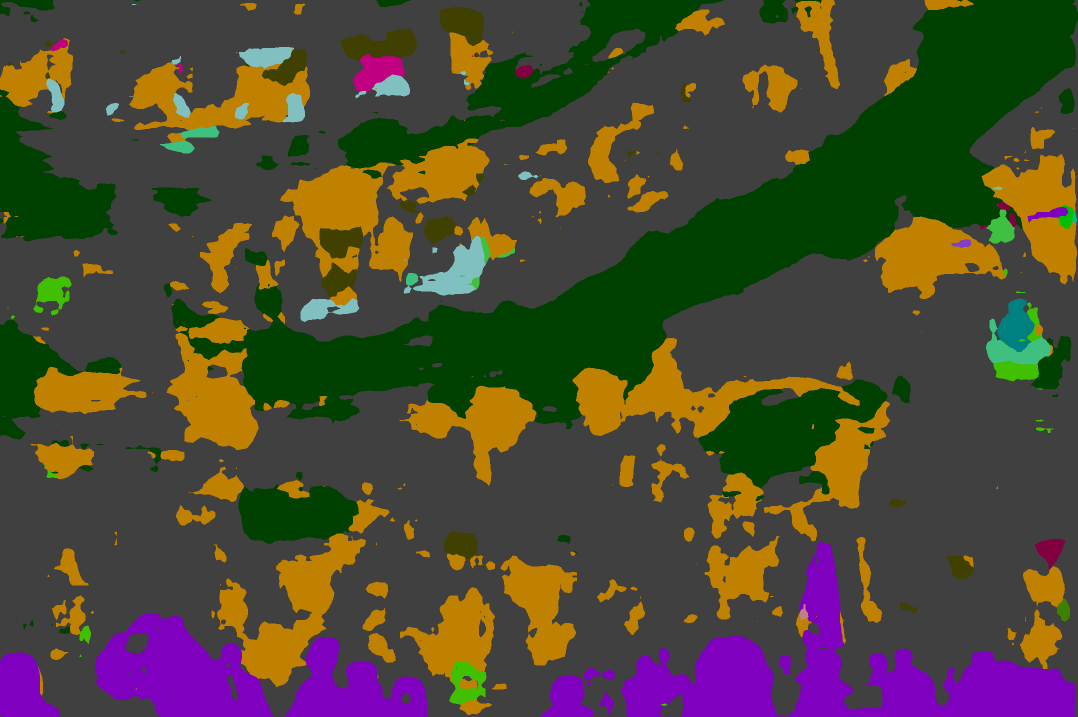
#> input picture images/r14289905t/segmentation.png, 2155 x 1434 px (shown at 1/2 size)
$ python create_forgery_masks.py
#> lines starting #> are read from the running program, lines starting #| are printed output that depends on the picture; after the words box and inside, x2 and y2 are one past the last pixel; in counts of white or black regions, pixels touching at a corner belong together
#!/usr/bin/env python

from pathlib import Path
import random

import numpy as np
import imageio
from skimage import measure
from skimage.transform import resize

# requires an even number of images
root_path = Path('../images/')
image_paths = list(
    map(lambda x: x.parent, root_path.glob('*/segmentation.png')))
n_images = len(image_paths)

masks = []
sizes = []

random.seed(0)
for path in image_paths:
    seg = imageio.imread(path / 'segmentation.png')[:, :, :3]
#> seg is the input picture: shape (1434, 2155, 3); mean R, G, B 75.4, 71.3, 51.3
    Y, X, _ = seg.shape
#> Y = 1434; X = 2155
    done_mask = False
    studied = np.zeros((Y, X), bool)
    while not done_mask:
        y = random.randint(0, Y - 1)
        x = random.randint(0, X - 1)
        if studied[y, x]:
            continue
        big_mask = np.product(
            seg == seg[y, x][None, None],
            axis=-1)  # This mask may contain multiple components.
        labels = measure.label(big_mask, background=0)
        final_mask = labels == labels[
            y, x]  # This mask only has one connected component.
        size = np.count_nonzero(final_mask) / (Y * X)
        if size <= 0.5:
            masks.append(final_mask)
            sizes.append(size)
            imageio.imsave(path / 'mask_endo.png',
                           255 * final_mask.astype(np.uint8))
            done_mask = True
        else:
            studied += final_mask
#> this loop made 1 pass
#> size on pass 1: 0.0132
#> pass 1, `big_mask = np.product( seg == seg[y, x][None, None], axis=-1)`:
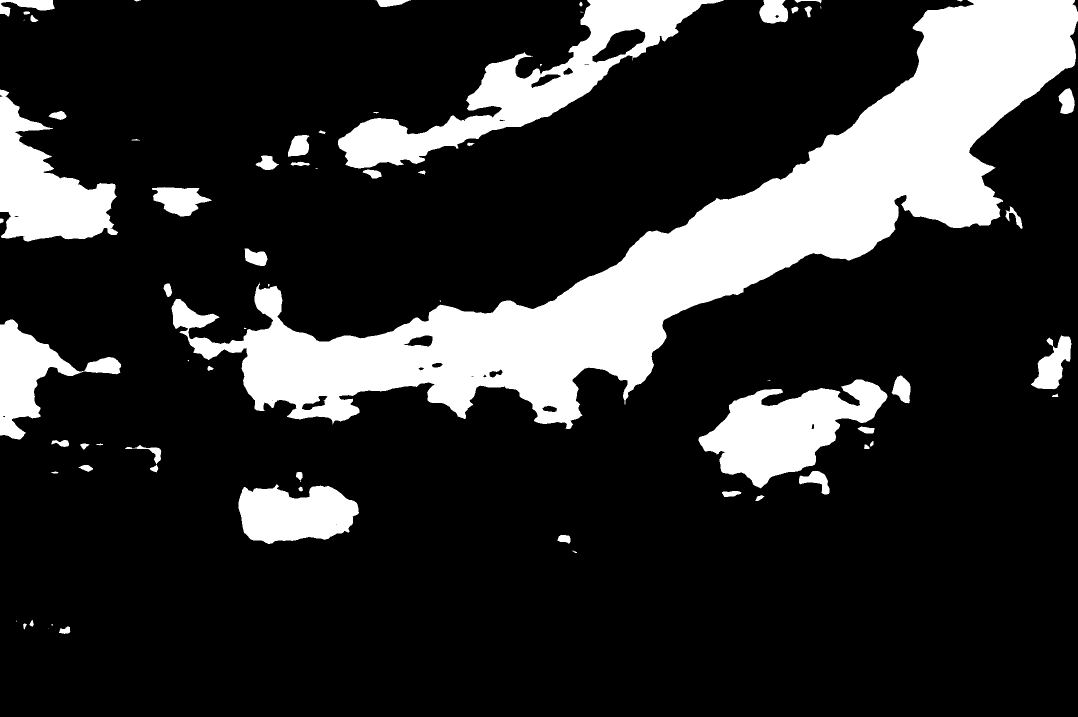
#> big_mask: shape (1434, 2155) int64 (shown at 1/2 size); values 0 (black) and 1 (white), 18.4% white; 71 white regions (14 under 20 px), largest, box (x1, y1, x2, y2) and area: (343, 0, 2155, 858) 363137, (676, 0, 1448, 337) 60076, (1397, 759, 1775, 977) 40846
#> pass 1, `labels = measure.label(big_mask, background=0)`:
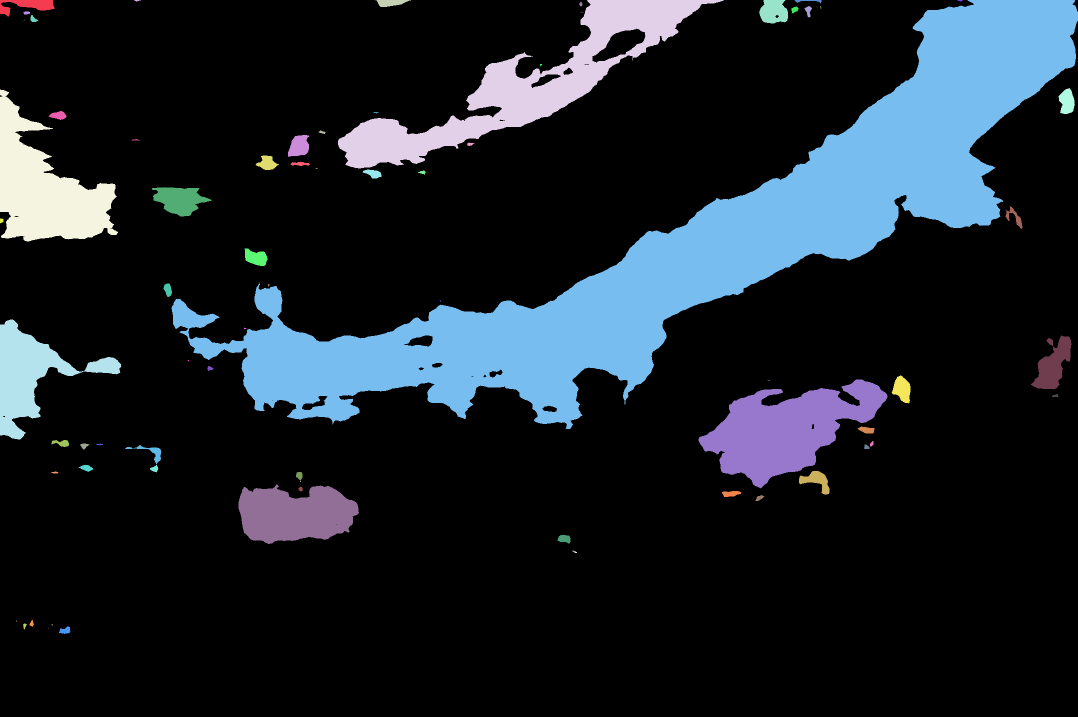
#> labels: shape (1434, 2155) int64 (shown at 1/2 size); 72 distinct labels, from 0 to 71; one colour per label, 0 black
#> pass 1, `final_mask = labels == labels[ y, x]`:
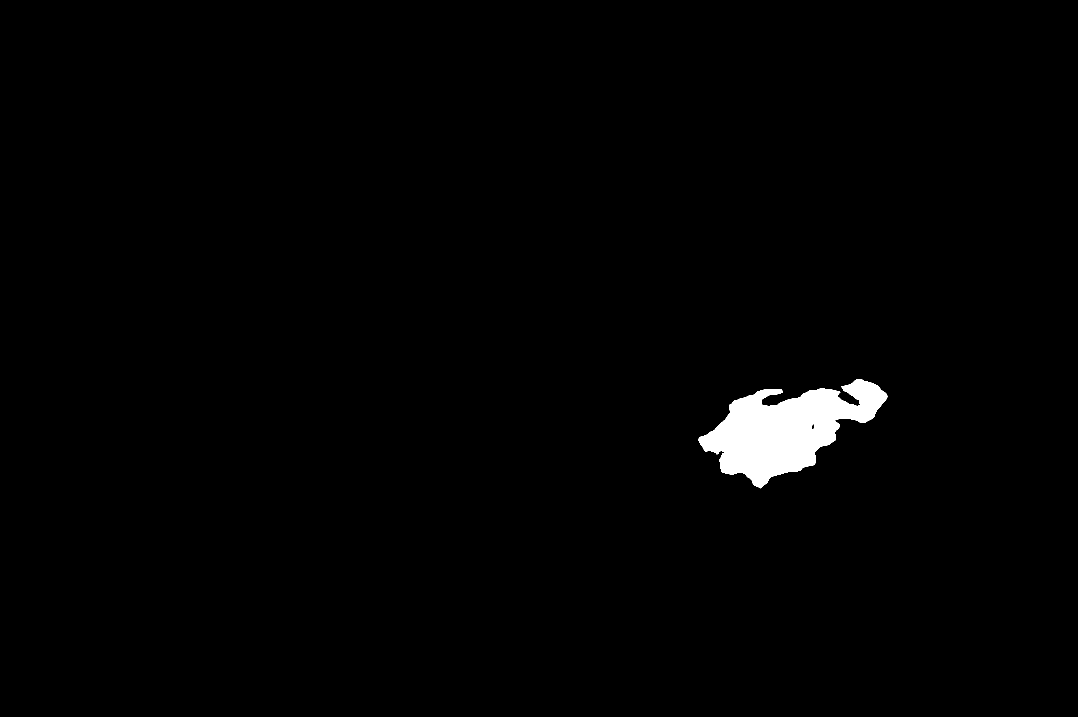
#> final_mask: shape (1434, 2155) bool (shown at 1/2 size); 1.3% white; 1 white region, box (x1, y1, x2, y2) and area: (1397, 759, 1775, 977) 40846
#> after the loop: studied: shape (1434, 2155) bool; every value is 0
#> after the loop, masks = 1 item; sizes = [0.0132]
    print(path, end="\r")
#> pass 2 of the loop `for path in image_paths:`:
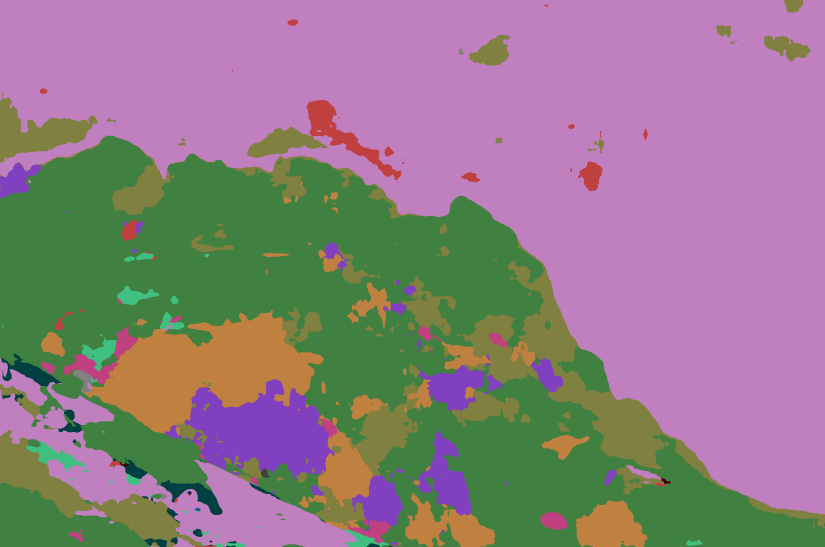
#> input picture images/r18791531t/segmentation.png, 2474 x 1640 px (shown at 1/3 size)
#> seg is the input picture: shape (1640, 2474, 3); mean R, G, B 144.7, 124.8, 133.8
#> the loop `while not done_mask:` made 1 pass
#> size on pass 1: 0.467
#> pass 1, `labels = measure.label(big_mask, background=0)`:
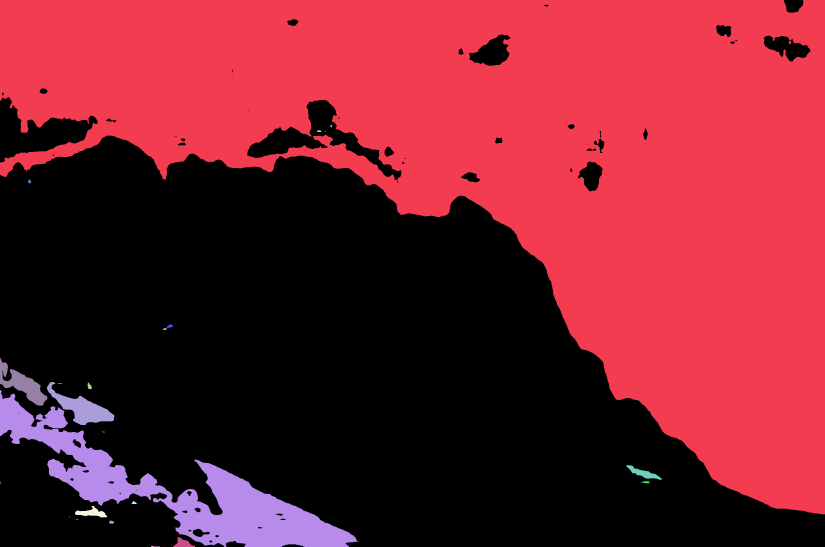
#> labels: shape (1640, 2474) int64 (shown at 1/3 size); 26 distinct labels, from 0 to 25; one colour per label, 0 black
#> pass 1, `final_mask = labels == labels[ y, x]`:
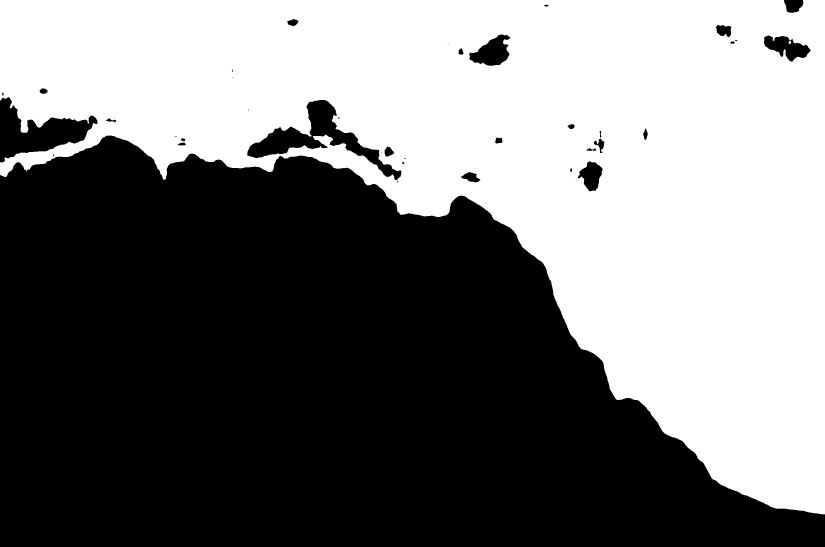
#> final_mask: shape (1640, 2474) bool (shown at 1/3 size); 46.7% white; 1 white region, box (x1, y1, x2, y2) and area: (0, 0, 2474, 1543) 1892788
#> after the loop `while not done_mask:`: masks = 2 items; sizes = [0.0132, 0.467]
#> pass 3 of the loop `for path in image_paths:`:
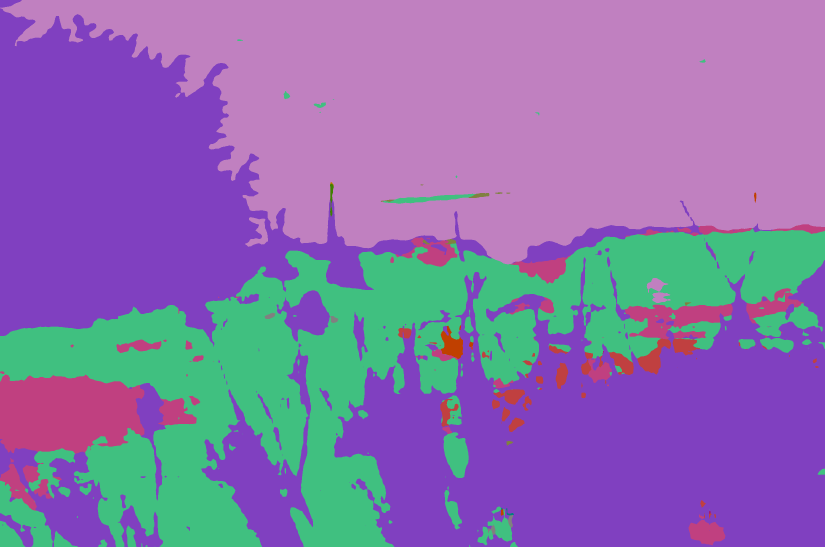
#> input picture images/r18798194t/segmentation.png, 2474 x 1640 px (shown at 1/3 size)
#> seg is the input picture: shape (1640, 2474, 3); mean R, G, B 137.8, 114, 173.9
#> the loop `while not done_mask:` made 1 pass
#> size on pass 1: 0.193
#> pass 1, `big_mask = np.product( seg == seg[y, x][None, None], axis=-1)`:
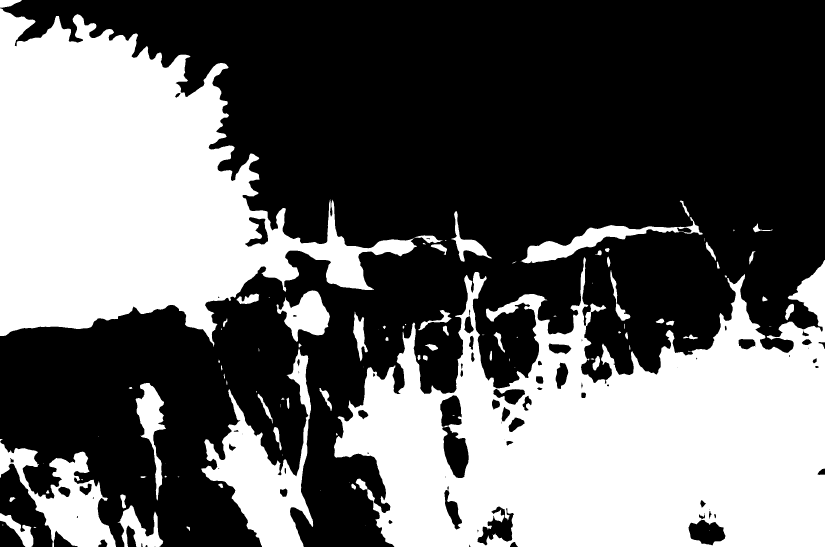
#> big_mask: shape (1640, 2474) int64 (shown at 1/3 size); values 0 (black) and 1 (white), 39.6% white; 99 white regions (30 under 20 px), largest, box (x1, y1, x2, y2) and area: (1002, 771, 2474, 1640) 782627, (0, 25, 1328, 1040) 632092, (603, 1046, 940, 1640) 70444
#> pass 1, `final_mask = labels == labels[ y, x]`:
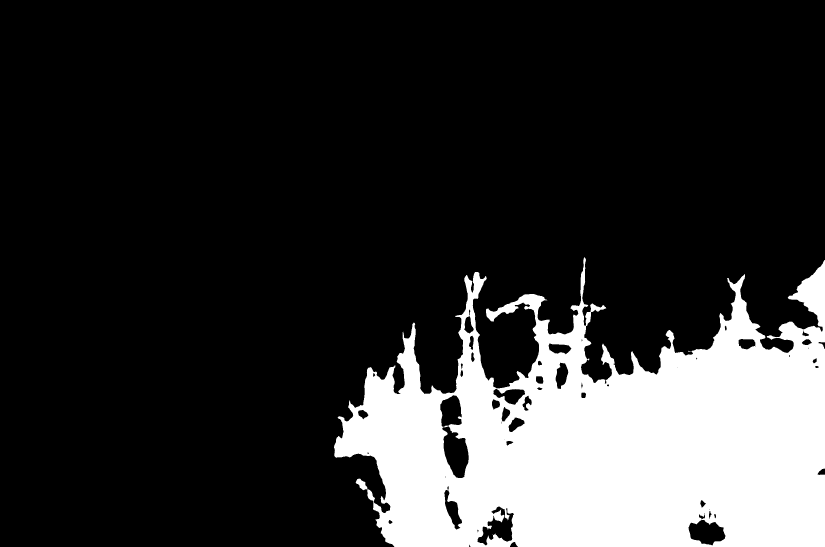
#> final_mask: shape (1640, 2474) bool (shown at 1/3 size); 19.3% white; 1 white region, box (x1, y1, x2, y2) and area: (1002, 771, 2474, 1640) 782627
#> after the loop `while not done_mask:`: masks = 3 items; sizes = [0.0132, 0.467, 0.193]
#> the loop made 4 passes; the first 3 are shown

size_order = np.argsort(sizes)


def pair(k):
    return k - k % 2 + (k + 1) % 2


for i_size in range(
        n_images
):  # i_size represents the size rank we're currently processing
    i_image = size_order[
        i_size]  # i_image represents the id of the image for which we create a mask
    image_path = image_paths[i_image]
    i_mask = size_order[pair(
        i_size
    )]  # i_mask represents the id of the mask we'll use, which is paired with i_image
#> (the run stopped early here; a loop or call above may not have finished)
